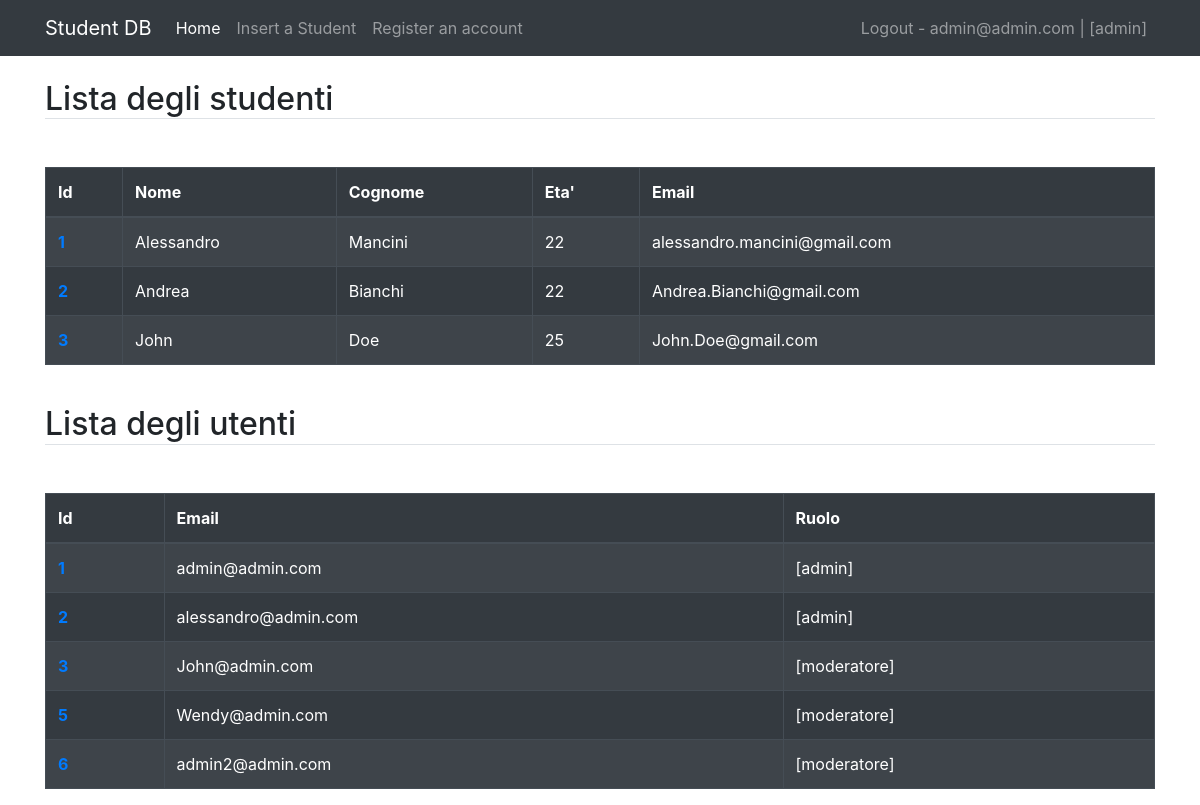
Screenshot of /home (signed in) with the database file from the repository.
### esercizio_studenti_flask/model.py (models this page shows, shortened)
class User(db.Model, UserMixin):
    id = db.Column(db.Integer, primary_key=True)
    email = db.Column(db.String(255), unique=True)
    password = db.Column(db.String(255))
    active = db.Column(db.Boolean())
    confirmed_at = db.Column(db.DateTime())
    roles = db.relationship('Role', secondary=roles_users,
                            backref=db.backref('users', lazy='dynamic'))

class Role(db.Model, RoleMixin):
    id = db.Column(db.Integer(), primary_key=True)
    name = db.Column(db.String(80), unique=True)
    description = db.Column(db.String(255))
    def __repr__(self):
        return f'{self.name}'

class Student(db.Model):
    id = db.Column(db.Integer, primary_key=True)
    name = db.Column(db.String, nullable=False)
    lastname = db.Column(db.String, nullable=False)
    age = db.Column(db.Integer, nullable=False)
    email = db.Column(db.String, unique=True)

### esercizio_studenti_flask/view/home.py (the view)
@home_bp.route('/')
@home_bp.route('/home')
@login_required
def home():
    students = Student.query.all()
    admins = User.query.all()
    return render_template('home.html', title='Home', students=students, users=admins)

### esercizio_studenti_flask/templates/home.html
{% extends 'layout.html' %}
    {% block active_nav %}
    <ul class="navbar-nav mr-auto">
        <li class="nav-item active">
            <a class="nav-link" href=" {{ url_for('home.home') }}">Home</a>
        </li>
        {% if current_user.is_authenticated %}
            <li class="nav-item">
                <a class="nav-link" href=" {{ url_for('register.student') }}">Insert a Student</a>
            </li>
            <li class="nav-item"><a class="nav-link" href=" {{ url_for('register.admin') }}">Register an account</a></li>
        {% endif %}
    </ul>
    <ul class="navbar-nav navbar-right">
        {% if current_user.is_authenticated %}
            <li class="nav-item"><a class="nav-link" href=" {{ url_for('logout.logout') }}">Logout - {{ current_user.email }} | {{ current_user.roles }} </a></li>
                {% else %}
            <li class="nav-item"><a class="nav-link" href=" {{ url_for('login.login') }}">Login</a></li>
        {% endif %}
    </ul>
    {% endblock %}
{% block content %}
    <h2 class="mt-4 mb-4 border-bottom">Lista degli studenti</h2>
<div class="table-responsive">
    <table class="table table-striped table-dark table-bordered mt-4">
        <thead>
            <tr>
                <th scope="col">Id</th>
                <th scope="col">Nome</th>
                <th scope="col">Cognome</th>
                <th scope="col">Eta'</th>
                <th scope="col">Email</th>
            </tr>
        </thead>
        <tbody>
            {% for student in students %}
                <tr>
                    <th> <a href="{{ url_for('edit.student', student_id = student.id) }}">{{ student.id }}</a></th>
                    <td> {{ student.name }}</td>
                    <td> {{ student.lastname}}</td>
                    <td> {{ student.age }} </td>
                    <td> {{ student.email }} </td>
                </tr>
            {% endfor %}
        </tbody>
    </table>
</div>
 <h2 class="mt-4 mb-4 border-bottom">Lista degli utenti</h2>
<div class="table-responsive">
    <table class="table table-striped table-dark table-bordered mt-4">
        <thead>
            <tr>
                <th scope="col">Id</th>
                <th scope="col">Email</th>
                <th scope="col">Ruolo</th>
            </tr>
        </thead>
        <tbody>
            {% for user in users %}
                <tr>
                    <th><a href="{{ url_for('edit.user', user_id = user.id) }}">{{ user.id }}</a></th>
                    <td> {{ user.email }}</td>
                    <td> {{ user.roles }}</td>
                </tr>
            {% endfor %}
        </tbody>
    </table>
</div>
{% endblock %}

### esercizio_studenti_flask/templates/layout.html (shortened to what this page needs)
<!DOCTYPE html>
<html lang="en">
<head>
  <link rel="stylesheet" href="https://cdn.jsdelivr.net/npm/bootstrap@4.5.3/dist/css/bootstrap.min.css">
</head>
<body>
<nav class="navbar navbar-expand-lg navbar-dark bg-dark">
    <div class="container">
        <a class="navbar-brand" href=" {{ url_for('home.home') }}">Student DB</a>
        <div class="collapse navbar-collapse" id="navbarSupportedContent">
            {% block active_nav %}{% endblock %}
        </div>
    </div>
</nav>
<div class="container">
    {% block content %}
    {% endblock %}
</div>
</body>
</html>

### rows the page displays
User: email "admin@admin.com", id "1", roles "[admin]"
Role: roles "[admin]"
Student: id "1", name "Alessandro", lastname "Mancini", age "22", email "alessandro.mancini@gmail.com"
Student: id "2", name "Andrea", lastname "Bianchi", age "22", email "Andrea.Bianchi@gmail.com"
Student: id "3", name "John", lastname "Doe", age "25", email "John.Doe@gmail.com"
User: id "2", email "alessandro@admin.com", roles "[admin]"
User: id "3", email "John@admin.com", roles "[moderatore]"
User: id "5", email "Wendy@admin.com", roles "[moderatore]"
User: id "6", email "admin2@admin.com", roles "[moderatore]"
